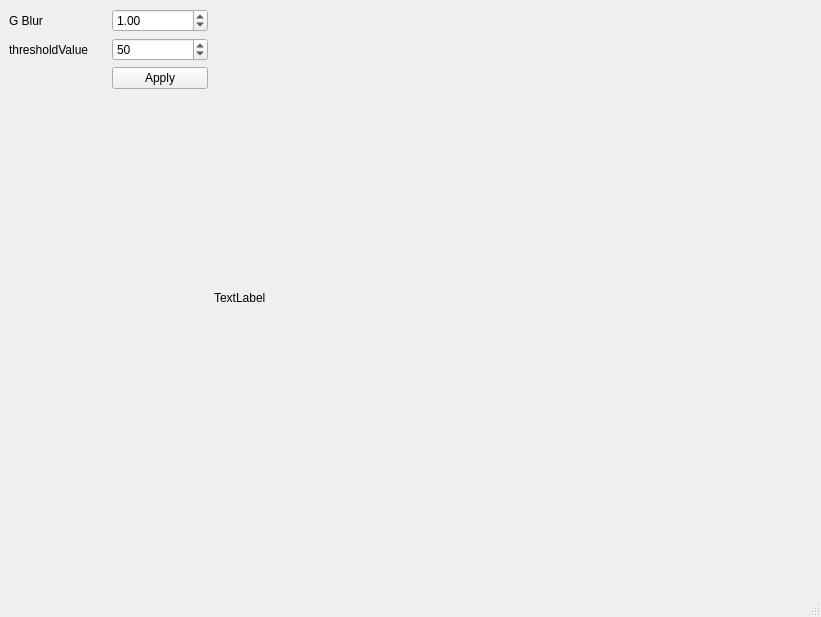
<?xml version="1.0" encoding="UTF-8"?>
<ui version="4.0">
 <class>Settings_win</class>
 <widget class="QMainWindow" name="Settings_win">
  <property name="geometry">
   <rect>
    <x>0</x>
    <y>0</y>
    <width>821</width>
    <height>617</height>
   </rect>
  </property>
  <property name="windowTitle">
   <string>Settings</string>
  </property>
  <widget class="QWidget" name="centralwidget">
   <layout class="QHBoxLayout" name="horizontalLayout" stretch="1,3">
    <item>
     <layout class="QGridLayout" name="gridLayout">
      <item row="0" column="1">
       <widget class="QDoubleSpinBox" name="doubleSpinBox_Blur">
        <property name="value">
         <double>1.000000000000000</double>
        </property>
       </widget>
      </item>
      <item row="0" column="0">
       <widget class="QLabel" name="label_2">
        <property name="text">
         <string>G Blur </string>
        </property>
       </widget>
      </item>
      <item row="1" column="1">
       <widget class="QSpinBox" name="spinBox_thresholdValue">
        <property name="maximum">
         <number>255</number>
        </property>
        <property name="value">
         <number>50</number>
        </property>
       </widget>
      </item>
      <item row="1" column="0">
       <widget class="QLabel" name="label_3">
        <property name="text">
         <string>thresholdValue</string>
        </property>
       </widget>
      </item>
      <item row="2" column="1">
       <widget class="QPushButton" name="pushButton">
        <property name="text">
         <string>Apply</string>
        </property>
       </widget>
      </item>
      <item row="3" column="1">
       <spacer name="verticalSpacer">
        <property name="orientation">
         <enum>Qt::Vertical</enum>
        </property>
        <property name="sizeHint" stdset="0">
         <size>
          <width>20</width>
          <height>40</height>
         </size>
        </property>
       </spacer>
      </item>
     </layout>
    </item>
    <item>
     <widget class="QLabel" name="settings_pixmap">
      <property name="text">
       <string>TextLabel</string>
      </property>
     </widget>
    </item>
   </layout>
  </widget>
  <widget class="QMenuBar" name="menubar">
   <property name="geometry">
    <rect>
     <x>0</x>
     <y>0</y>
     <width>821</width>
     <height>21</height>
    </rect>
   </property>
  </widget>
  <widget class="QStatusBar" name="statusbar"/>
 </widget>
 <resources/>
 <connections/>
</ui>
